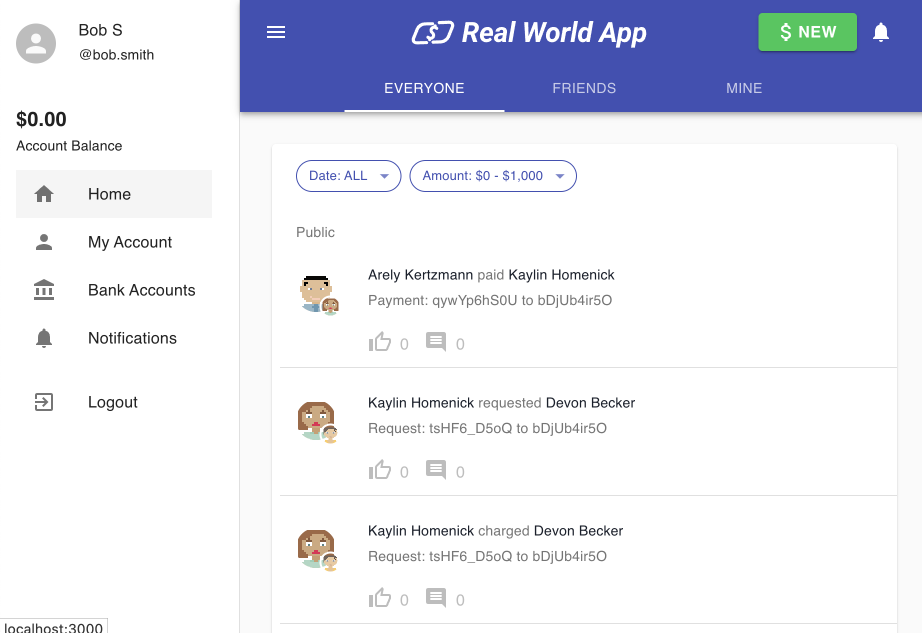
#> input picture scripts/visualisations/screen.png, 1844 x 1266 px (shown at 1/2 size)
$ python plot_graph.py
#> lines starting #> are read from the running program, lines starting #| are printed output that depends on the picture
import numpy as np
import matplotlib.pyplot as plt
# from mpl_toolkits.mplot3d import Axes3D
import cv2
from scipy.stats import multivariate_normal

# from matplotlib.tri import Triangulation

from matplotlib import rc
rc('font', **{'family': 'serif', 'serif': ['Times New Roman']})

# Create a list of images, mus and sigmas
images = ['screen.png', 'screen.png', 'screen.png']  # Replace with your actual images
mus = [[0.3, 0.3], [0.3, 0.3], [0.3, 0.3]]
sigmas = [50000, 10, 1]

fig = plt.figure(figsize=(6 * len(images), 6))  # Change figure size as needed

for i in range(len(images)):
    MU = mus[i]
    SIGMA = sigmas[i]

    # Read the image with OpenCV
    img = cv2.imread(images[i])
#> img is the input picture: shape (1266, 1844, 3); mean B, G, R 239.7, 229, 226.9
    # Change the color from BGR to RGB
    img = cv2.cvtColor(img, cv2.COLOR_BGR2RGB)

    # Resize the image to 256x256
    img = cv2.resize(img, (500, 500))
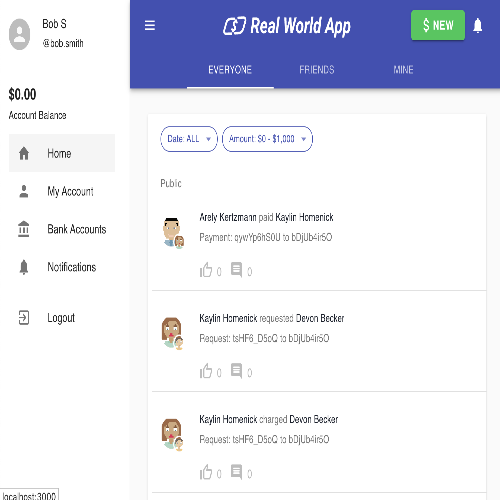
#> img: shape (500, 500, 3); mean R, G, B 226.8, 228.9, 239.6

    # Orgird to store data
    x, y = np.ogrid[0:img.shape[0], 0:img.shape[1]]
#> x = 500 values from 0 to 499

    # In Python3 matplotlib assumes rgbdata in range 0.0 to 1.0
    img = img.astype('float32')/255

    # Apply gamma correction to increase brightness
    gamma = 1.5  # change this to adjust the level of brightness
    img = np.power(img, 1/gamma)
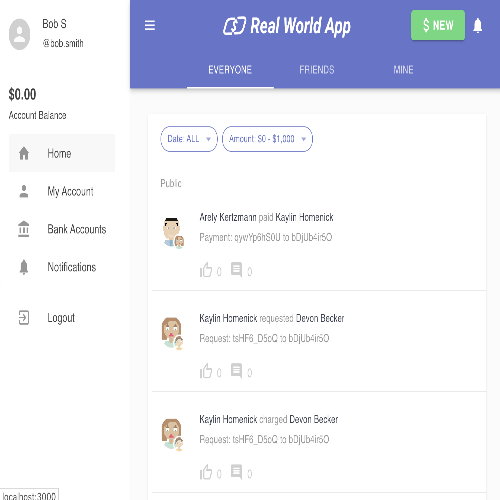
#> img: shape (500, 500, 3) float32; mean R, G, B 0.913, 0.921, 0.956

    ax = fig.add_subplot(1, len(images), i+1, projection='3d')

    # Plot data
    ax.plot_surface(x, y, np.atleast_2d(0), rstride=1, cstride=1, facecolors=img)

    # Define the mean and covariance matrix for the Gaussian
    mu = np.array([int(MU[0]*img.shape[0]), int(MU[1]*img.shape[1])])
#> mu = [150, 150]
    Sigma = np.array([[int(SIGMA*img.shape[0]), 0], [0, int(SIGMA*img.shape[1])]])
#> Sigma = [[25000000, 0], [0, 25000000]]

    # Define the grid over which we'll calculate the Gaussian
    X, Y = np.meshgrid(np.linspace(0, img.shape[0], img.shape[0]), np.linspace(0, img.shape[1], img.shape[1]))

    # Calculate the Gaussian over the grid
    Z = multivariate_normal.pdf(np.dstack([X, Y]), mean=mu, cov=Sigma)

    # Display the surface plot
    ax.plot_surface(X, Y, Z, facecolors=None, edgecolors='k', linewidths=0.2, alpha=0.0)
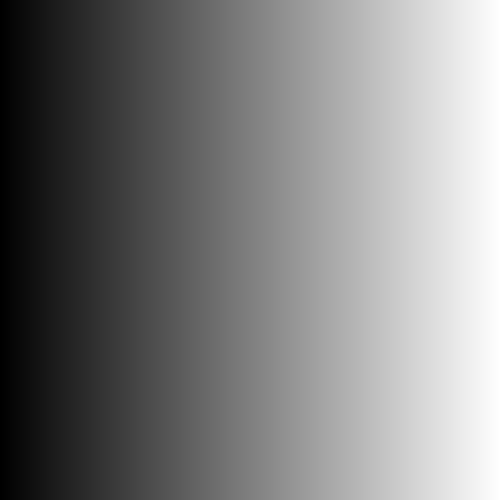
#> X: shape (500, 500) float64; min 0, max 500, mean 250; drawn with min black and max white
#> (the run stopped early here; a loop or call above may not have finished)
